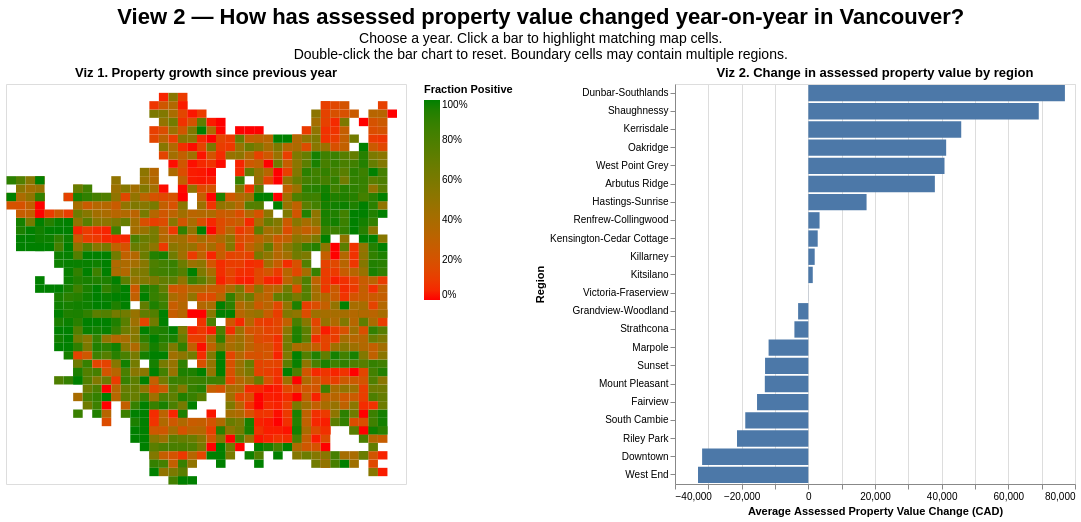

Write a Vega-Lite specification for this figure.
### Vega-Lite specification from a JSON file in a GitHub repository (floating-point values rounded to 4 significant figures; data arrays with more than 128 entries replaced by an {"elided": "..."} marker saying what was removed)
{"config": {"view": {"continuousWidth": 300, "continuousHeight": 300}}, "hconcat": [{"data": {"name": "data-bc41e97ccc9f962a70a054538d3e210b"}, "mark": {"type": "rect"}, "encoding": {"color": {"field": "fraction_positive", "legend": {"format": ".0%"}, "scale": {"domain": [0, 1], "range": ["red", "green"]}, "title": "Fraction Positive", "type": "quantitative"}, "opacity": {"condition": {"test": "!selected_region.REGION || indexof(datum.regions, selected_region.REGION[0]) >= 0", "value": 1.0}, "value": 0.15}, "tooltip": [{"field": "count", "title": "Property Count", "type": "quantitative"}, {"field": "fraction_positive", "format": ".0%", "title": "Fraction Positive", "type": "quantitative"}], "x": {"axis": null, "bin": {"maxbins": 50}, "field": "lon_center", "title": "Longitude", "type": "quantitative"}, "y": {"axis": null, "bin": {"maxbins": 50}, "field": "lat_center", "title": "Latitude", "type": "quantitative"}}, "height": 400, "title": "Viz 1. Property growth since previous year", "transform": [{"filter": "datum.REPORT_YEAR == selected_year"}], "width": 400}, {"data": {"name": "data-e452721772ec89cfba8c15a021a8bf60"}, "mark": {"type": "bar", "cursor": "pointer"}, "encoding": {"opacity": {"condition": {"param": "selected_region", "value": 1.0}, "value": 0.3}, "tooltip": [{"field": "REGION", "title": "Region", "type": "nominal"}, {"field": "mean_change", "format": ",.0f", "title": "Average assessed value change (CAD)", "type": "quantitative"}], "x": {"field": "mean_change", "title": "Average Assessed Property Value Change (CAD)", "type": "quantitative"}, "y": {"field": "REGION", "sort": "-x", "title": "Region", "type": "nominal"}}, "height": 400, "name": "view_1", "title": "Viz 2. Change in assessed property value by region", "transform": [{"filter": "datum.REPORT_YEAR == selected_year"}], "width": 400}], "params": [{"name": "selected_year", "bind": {"input": "select", "options": [2020.0, 2021.0, 2022.0, 2023.0, 2024.0, 2025.0], "name": "Select Year"}, "value": 2025.0}, {"name": "selected_region", "select": {"type": "point", "clear": "dblclick", "fields": ["REGION"], "on": "click", "toggle": false}, "views": ["view_1"]}], "resolve": {"scale": {"color": "independent", "size": "independent"}}, "title": {"text": "View 2 — How has assessed property value changed year-on-year in Vancouver?", "subtitle": ["Choose a year. Click a bar to highlight matching map cells.", "Double-click the bar chart to reset. Boundary cells may contain multiple regions."], "anchor": "middle", "fontSize": 22, "subtitleFontSize": 14}, "$schema": "https://vega.github.io/schema/vega-lite/v5.20.1.json", "datasets": {"data-bc41e97ccc9f962a70a054538d3e210b": {"elided": "10287 records"}, "data-e452721772ec89cfba8c15a021a8bf60": {"elided": "132 records"}}}
